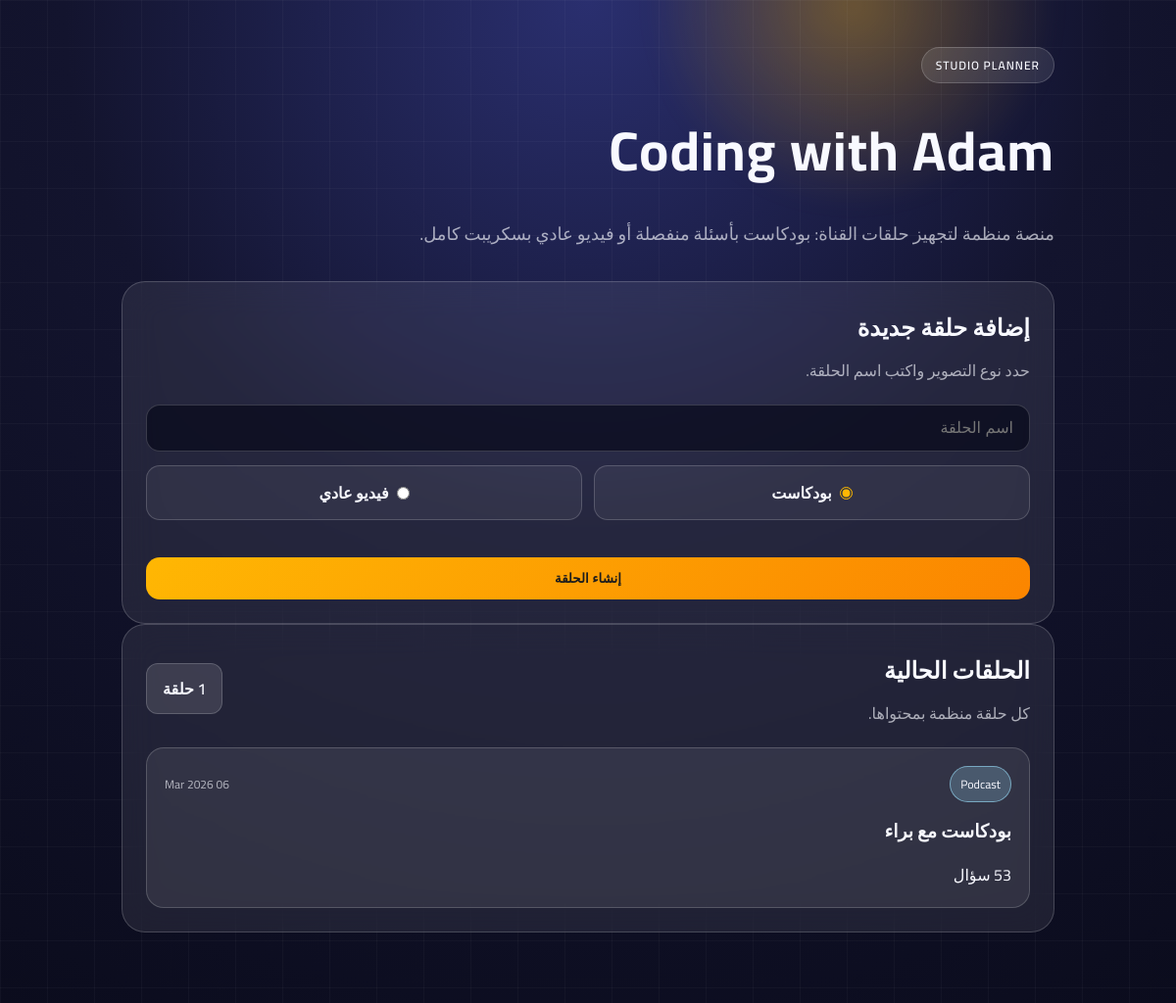
The page / on the database its author committed.
### studio/models.py (models this page shows, shortened)
class Episode(models.Model):
    MODE_PODCAST = "podcast"
    MODE_VIDEO = "video"
    MODE_CHOICES = [
        (MODE_PODCAST, "Podcast"),
        (MODE_VIDEO, "Video"),
    ]
    title = models.CharField(max_length=200)
    mode = models.CharField(max_length=20, choices=MODE_CHOICES)
    script = models.TextField(blank=True)
    created_at = models.DateTimeField(auto_now_add=True)

### studio/views.py (the view)
# urls.py: 2. Add a URL to urlpatterns:  path('', views.home, name='home')
def home(request):
    if request.method == "POST":
        title = request.POST.get("title", "").strip()
        mode = request.POST.get("mode", "").strip()
        if title and mode in {Episode.MODE_PODCAST, Episode.MODE_VIDEO}:
            episode = Episode.objects.create(title=title, mode=mode)
            return redirect("episode-detail", episode_id=episode.id)
    episodes = Episode.objects.all().order_by("-created_at")
    return render(request, "home.html", {"episodes": episodes})

### templates/home.html (shortened to what this page needs)
{% extends 'base.html' %}
{% block content %}
<section class="panel">
  <div class="panel-header">
    <div>
      <h2>إضافة حلقة جديدة</h2>
      <p>حدد نوع التصوير واكتب اسم الحلقة.</p>
    </div>
  </div>
  <form method="post" class="episode-form">
    <input type="text" name="title" placeholder="اسم الحلقة" required />
    <div class="mode-switch">
      <label class="mode-pill">
        <input type="radio" name="mode" value="podcast" checked />
        <span>بودكاست</span>
      </label>
      <label class="mode-pill">
        <input type="radio" name="mode" value="video" />
        <span>فيديو عادي</span>
      </label>
    </div>
    <button class="primary" type="submit">إنشاء الحلقة</button>
  </form>
</section>
<section class="panel">
  <div class="panel-header">
    <div>
      <h2>الحلقات الحالية</h2>
      <p>كل حلقة منظمة بمحتواها.</p>
    </div>
    <div class="counter">{{ episodes|length }} حلقة</div>
  </div>
  {% if episodes %}
    <div class="episode-grid">
      {% for episode in episodes %}
        <a class="episode-card" href="{% url 'episode-detail' episode.id %}">
          <div class="episode-top">
            <span class="tag">{{ episode.get_mode_display }}</span>
            <span class="date">{{ episode.created_at|date:"d M Y" }}</span>
          </div>
          <h3>{{ episode.title }}</h3>
          <p>
            {% if episode.mode == 'podcast' %}
              {{ episode.questions.count }} سؤال
            {% else %}
              سكريبت {{ episode.script|length }} حرف
            {% endif %}
          </p>
        </a>
      {% endfor %}
    </div>
  {% else %}
    <p class="muted">مفيش حلقات لسه. ابدأ بإنشاء أول حلقة.</p>
  {% endif %}
</section>
{% endblock %}

### static/css/style.css (style rules this page uses)
:root { --bg-1: #0f1026; --bg-2: #1f2049; --accent: #ffb703; --accent-2: #fb8500; --mint: #8ecae6; --card: rgba(255, 255, 255, 0.08); --stroke: rgba(255, 255, 255, 0.18); --text: #f8f9ff; --muted: rgba(248, 249, 255, 0.65); }
* { box-sizing: border-box; margin: 0; padding: 0; }
body { font-family: 'Cairo', sans-serif; background: radial-gradient(circle at top, #2a2f6f 0%, #13142e 45%, #0b0c1d 100%); color: var(--text); min-height: 100vh; overflow-x: hidden; }
.mode-switch { display: flex; gap: 12px; margin-bottom: 24px; }
.panel { background: var(--card); border: 1px solid var(--stroke); border-radius: 24px; padding: 24px; backdrop-filter: blur(18px); display: grid; gap: 20px; }
.panel-header { display: flex; align-items: center; justify-content: space-between; gap: 16px; }
.panel-header h2 { font-size: 24px; margin-bottom: 6px; }
.panel-header p { color: var(--muted); }
.counter { background: rgba(255, 255, 255, 0.12); border: 1px solid var(--stroke); padding: 10px 16px; border-radius: 12px; font-weight: 600; }
input[type="text"], textarea { width: 100%; border-radius: 14px; border: 1px solid var(--stroke); background: rgba(8, 9, 26, 0.7); color: var(--text); padding: 14px 16px; font-size: 16px; outline: none; }
.primary { background: linear-gradient(135deg, var(--accent), var(--accent-2)); border: none; color: #1d1d1d; font-weight: 700; padding: 14px 22px; border-radius: 14px; cursor: pointer; transition: 0.2s ease; }
.episode-form, .script-form { display: grid; gap: 14px; }
.mode-pill { flex: 1; display: flex; align-items: center; justify-content: center; gap: 8px; padding: 12px 16px; border-radius: 14px; border: 1px solid var(--stroke); background: rgba(255, 255, 255, 0.06); cursor: pointer; font-weight: 600; }
.mode-pill input { accent-color: var(--accent); }
.episode-grid { display: grid; grid-template-columns: repeat(auto-fit, minmax(220px, 1fr)); gap: 16px; }
.episode-card { display: grid; gap: 12px; padding: 18px; border-radius: 18px; border: 1px solid var(--stroke); background: rgba(255, 255, 255, 0.08); color: var(--text); text-decoration: none; transition: 0.2s ease; }
.episode-top { display: flex; align-items: center; justify-content: space-between; gap: 8px; }
.tag { padding: 6px 10px; border-radius: 999px; background: rgba(142, 202, 230, 0.25); border: 1px solid rgba(142, 202, 230, 0.7); font-size: 12px; }
.date { color: var(--muted); font-size: 12px; }

### rows shown on the page
Episode: mode "Podcast", created_at "06 Mar 2026", title "بودكاست مع براء"

### other values the page prints
{{ episodes|length }} "1"
